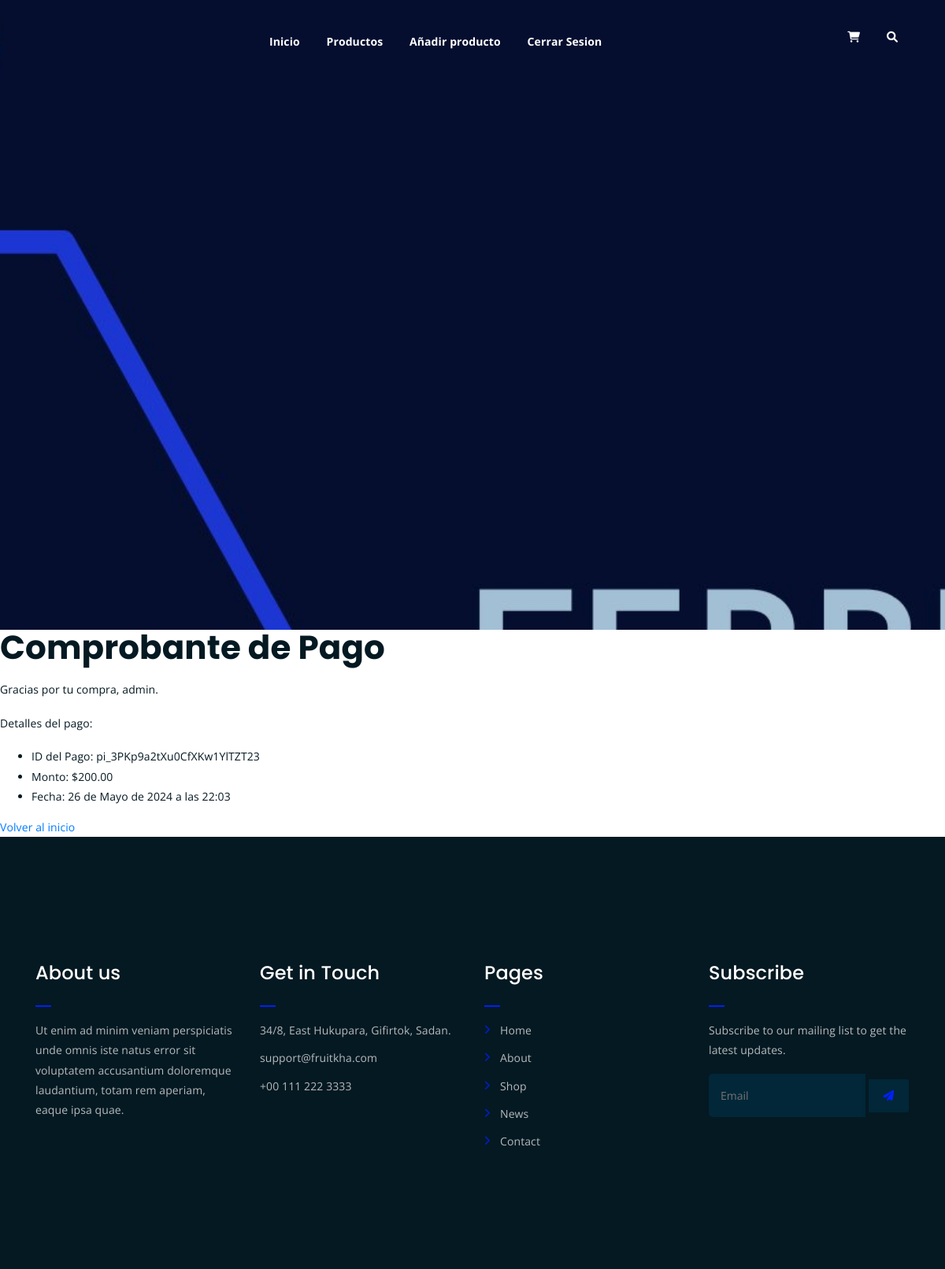
Screenshot of /receipt/1/ (signed in) with the database file from the repository.
### core/models.py (models this page shows, shortened)
class Payment(models.Model):
    user = models.ForeignKey(User, on_delete=models.CASCADE)
    stripe_charge_id = models.CharField(max_length=100)
    amount = models.DecimalField(max_digits=10, decimal_places=2)
    timestamp = models.DateTimeField(auto_now_add=True)

### core/views.py (the view)
# urls.py: path('receipt/<int:payment_id>/', receipt, name='receipt'),
def receipt(request, payment_id):
    payment = get_object_or_404(Payment, id=payment_id, user=request.user)
    return render(request, 'core/receipt.html', {'payment': payment})

### core/templates/core/receipt.html
{% extends 'core/base.html' %}
{% block contenido %}
<h2>Comprobante de Pago</h2>
<p>Gracias por tu compra, {{ payment.user.username }}.</p>
<p>Detalles del pago:</p>
<ul>
    <li>ID del Pago: {{ payment.stripe_charge_id }}</li>
    <li>Monto: ${{ payment.amount }}</li>
    <li>Fecha: {{ payment.timestamp }}</li>
</ul>
<a href="{% url 'index' %}">Volver al inicio</a>
{% endblock %}

### core/static/core/css/main.css (style rules this page uses)
a { cursor: pointer; text-decoration: none; -webkit-transition: all 0.2s ease-in-out; -o-transition: all 0.2s ease-in-out; transition: all 0.2s ease-in-out; }
h1, .h1, h2, .h2, h3, .h3, h4, .h4, h5, .h5, h6, .h6 { font-family: "Poppins", sans-serif; font-weight: 700; margin: 0 0 1.25rem 0; color: #051922; }
h2, .h2 { font-size: 3rem; font-weight: 700; line-height: 3.25rem; }
p { font-family: "Open Sans", sans-serif; font-weight: 400; font-size: 1rem; letter-spacing: 0.1px; line-height: 1.8; color: #051922; margin: 0 0 1.25rem 0; }

### rows the page displays
Payment: user.username "admin", stripe_charge_id "pi_3PKp9a2tXu0CfXKw1YlTZT23", amount "200.00", timestamp "26 de Mayo de 2024 a las 22:03"
